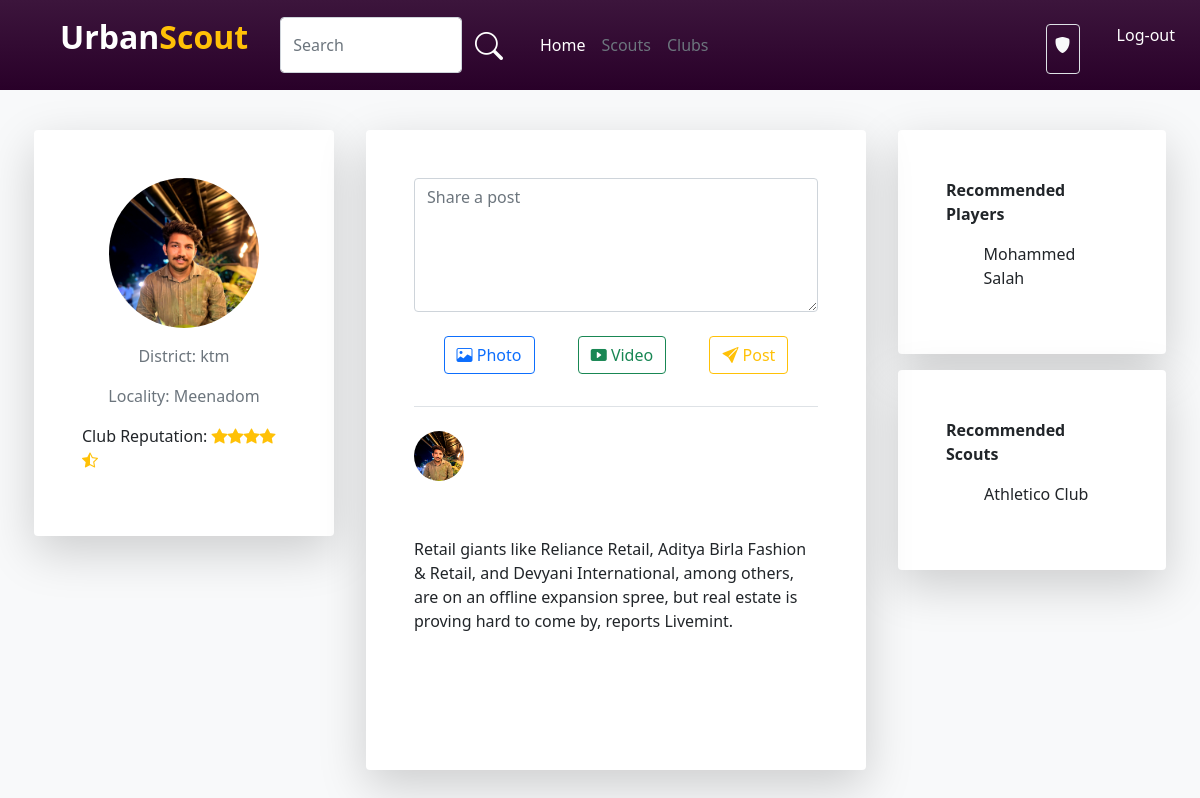
Page /clubhome (signed in) on the earlier database version.
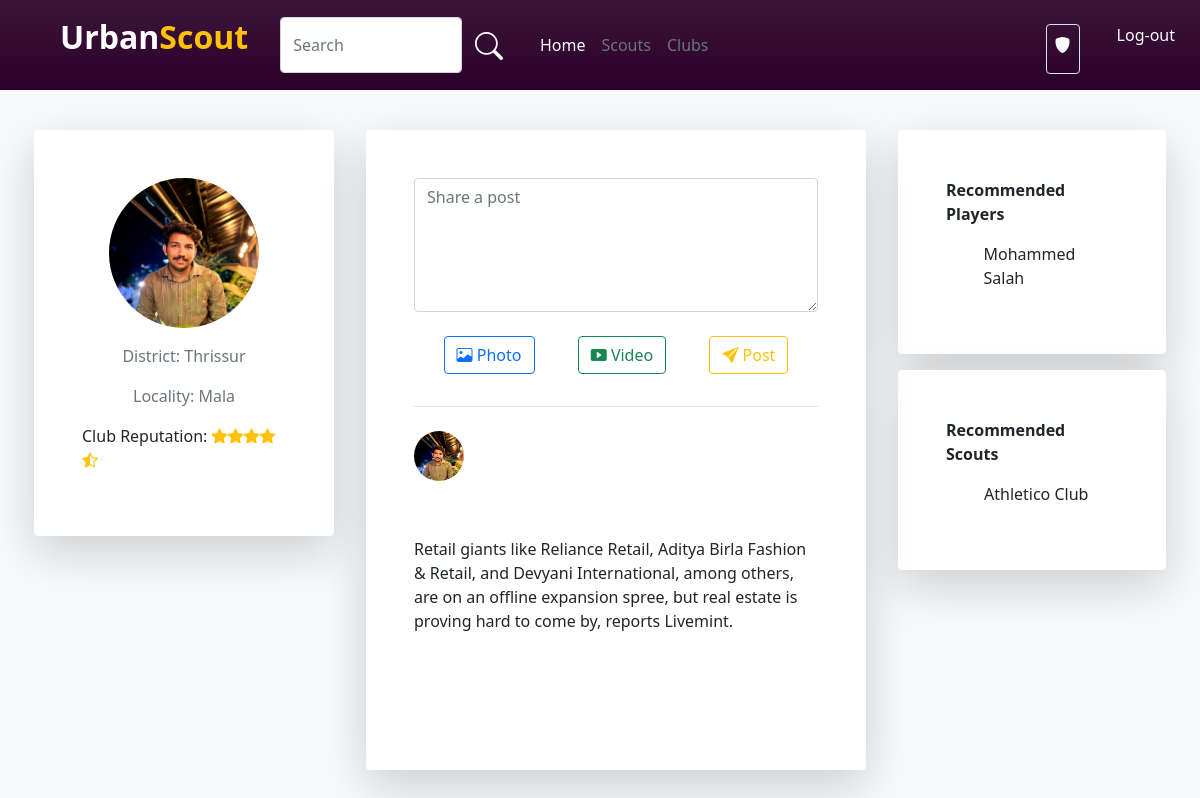
Same page on the later database version.
### account/models.py (models this page shows)
class User(AbstractUser):
    username=None
    USERNAME_FIELD = 'email'
    email = models.EmailField(unique=True)
    img=models.ImageField(upload_to='pics')
    is_player=models.BooleanField('is_player',default=False)
    is_club=models.BooleanField('is_club',default=False)
    is_scout=models.BooleanField('is_scout',default=False)
    player_dob = models.DateField(("Date of Birth"), default=date.today, validators=[validate_dob])
    player_pos = models.CharField(("Position"),default='',max_length=30,choices=Pos_Choice)
    district = models.CharField(("District"),default='',max_length=20,choices=District_Choice)
    locality = models.CharField(("Locality"),default='',max_length=50,blank=True)
    player_foot = models.CharField(("Prefered Foot"),default='',max_length=10,choices=Foot_Choice)
    player_ability = models.IntegerField(("Ability"),default=0,choices=Ability_Choice)
    club_reputation = models.IntegerField(("Club Reputation"),default=0,choices=Ability_Choice)
    player_potential = models.IntegerField(("Potential"),default=0,choices=Ability_Choice)
    desc=models.CharField(("Description"),max_length=100, default='')
    club_name=models.CharField((("Club Name")),default='',max_length=30)
    REQUIRED_FIELDS = []

### account/views.py (the view)
# urls.py: path('clubhome',views.clubHome,name="clubhome"),
def clubHome(request):
    return render(request,'club-home.html')

### template/club-home.html (shortened to what the changed rows need)
{% load static %}
<!DOCTYPE html>
<html lang="en">
<head>
    <link rel="stylesheet" href="{% static 'style.css' %}">
    <link href="https://cdn.jsdelivr.net/npm/bootstrap@5.0.2/dist/css/bootstrap.min.css" rel="stylesheet"
>
    <link rel="stylesheet" href="https://cdn.jsdelivr.net/npm/bootstrap-icons@1.10.5/font/bootstrap-icons.css">
</head>
<body class="bg-light">
    <div class="d-flex flex-wrap justify-content-center mt-4">
        <div class="col-lg-3 h-50 col-12 m-3 p-5 rounded bg-white shadow-lg position-sticky">
            <div class="">
                <div class="d-flex justify-content-center">
                    <div class="">
                        <img class="rounded-circle img-width " src={{user.img.url}} alt="">
                    </div>
                </div>
                <div class="text-center">
                    <p class="text-secondary">District: {{user.district}}</p>
                    <p class="text-secondary">Locality: {{user.locality}}</p>
                </div>
            </div>
        </div>
        <div class="col-lg-5 col-12 player-feeds m-3 p-5 rounded bg-white shadow-lg">
            <div class="mt-4 border-top pt-4">
                <div class="d-flex">
                    <div class="feed-img">
                        <img class="w-100 rounded-circle" src={{user.img.url}} alt="">
                    </div>
                </div>
            </div>
        </div>
    </div>
</body>
</html>

Differences in the rows shown:
changed User: district "ktm" → "Thrissur"; locality "Meenadom" → "Mala"
